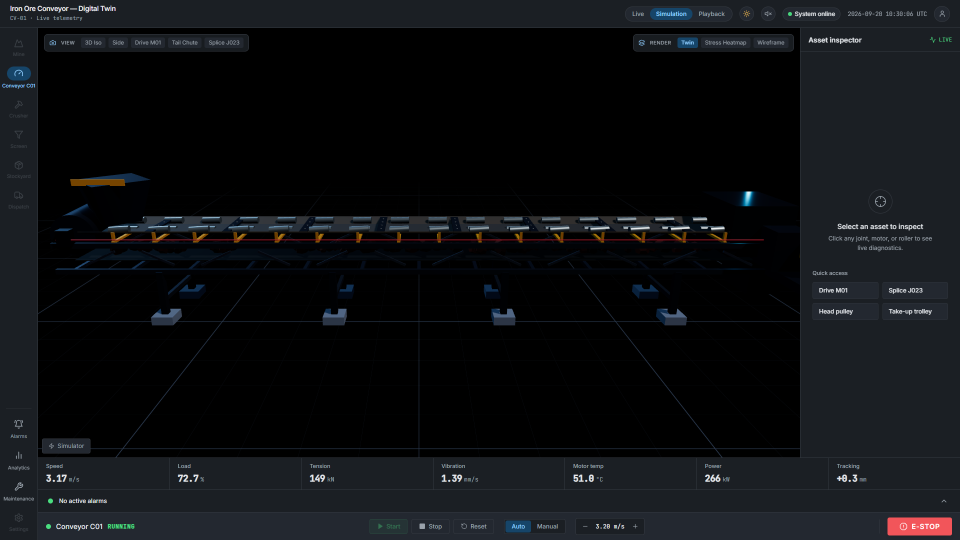
#> input picture video-production/screenshots/09-closing-twin.png, 1920 x 1080 px, found by its file name (shown at 1/2 size)
$ python thumbnail.py
#> lines starting #> are read from the running program, lines starting #| are printed output that depends on the picture
from pathlib import Path
import cv2
from PIL import Image, ImageDraw, ImageFont

root = Path(r"D:\sih 2026\conveyor-digital-twin")
img = cv2.imread(str(root / 'video-production' / 'screenshots' / '09-closing-twin.png'))
#> img is the input picture: shape (1080, 1920, 3); mean B, G, R 18.5, 15.9, 14.3
img = cv2.resize(img, (1920, 1080))
canvas = Image.fromarray(cv2.cvtColor(img, cv2.COLOR_BGR2RGB)).convert('RGBA')
shade = Image.new('RGBA', canvas.size, (0, 10, 18, 95))
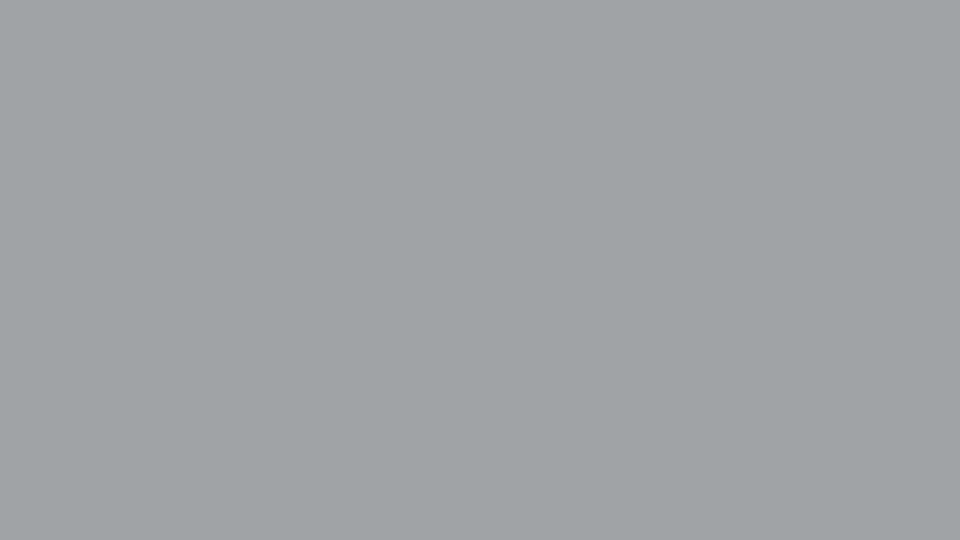
#> shade: PIL image 1920x1080 RGBA (shown at 1/2 size); mean R, G, B, A 0, 10, 18, 95; transparent parts drawn white
canvas = Image.alpha_composite(canvas, shade)
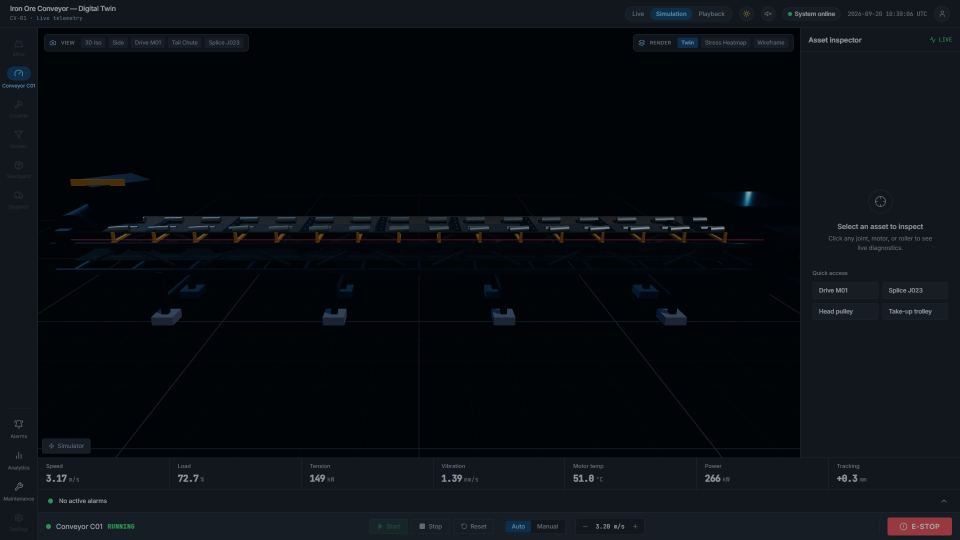
#> canvas: PIL image 1920x1080 RGBA (shown at 1/2 size); mean R, G, B, A 9, 13.8, 18.4, 255
d = ImageDraw.Draw(canvas)
bold = ImageFont.truetype(r'C:\Windows\Fonts\segoeuib.ttf', 76)
small = ImageFont.truetype(r'C:\Windows\Fonts\segoeuib.ttf', 30)
d.rectangle((76, 735, 94, 975), fill=(42, 202, 190, 255))
d.text((125, 748), 'IRON ORE CONVEYOR', font=small, fill=(78, 232, 211, 255))
d.text((125, 790), 'DIGITAL TWIN', font=bold, fill=(245, 252, 255, 255))
d.text((129, 886), 'Real-time HMI · Simulation · Predictive maintenance', font=small, fill=(205, 223, 232, 255))
canvas.convert('RGB').save(root / 'demo-video' / 'final-thumbnail.png', quality=95)
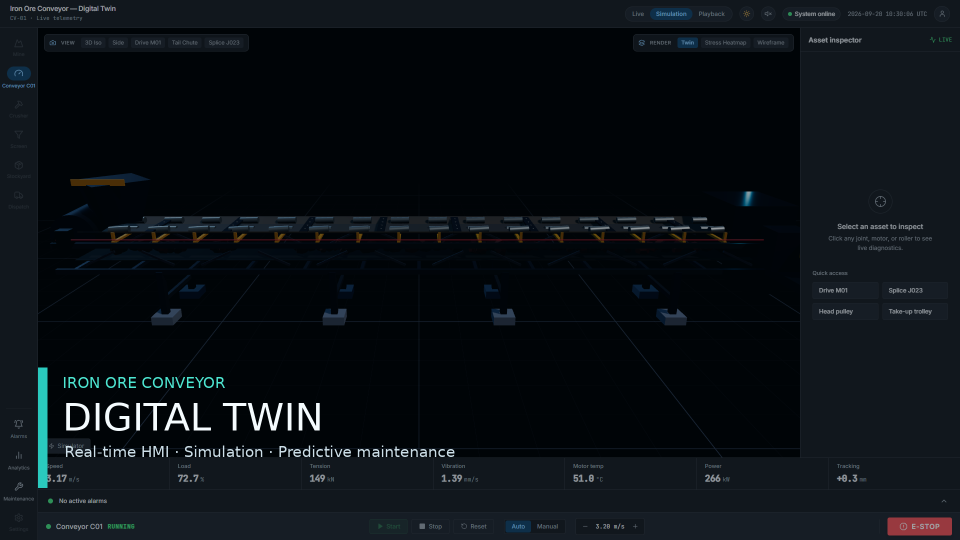
#> saved as final-thumbnail.png: PIL image 1920x1080 RGB (shown at 1/2 size); mean R, G, B 10.6, 16, 20.5

$ run again, with video-production/screenshots/03-simulator.png copied over video-production/screenshots/09-closing-twin.png
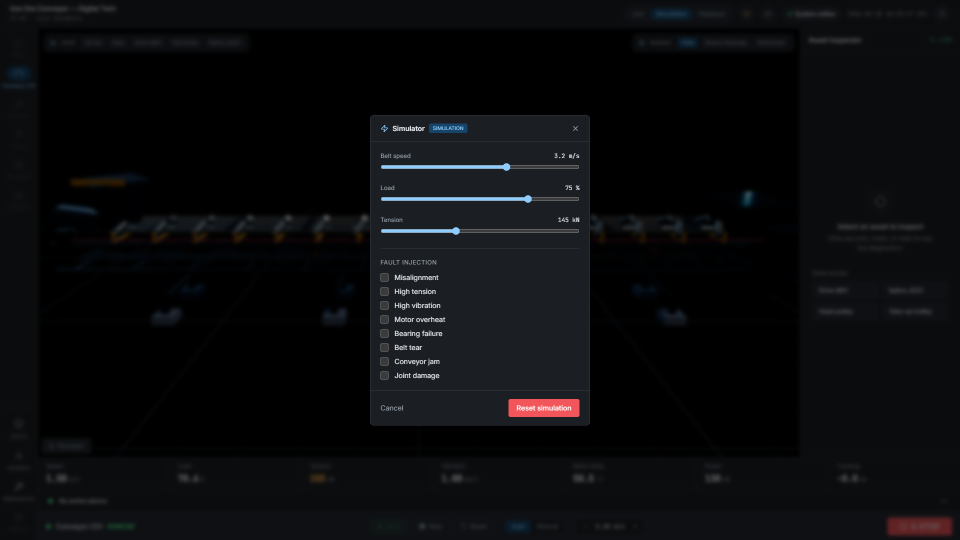
#> input picture video-production/screenshots/03-simulator.png, 1920 x 1080 px, found by its file name (shown at 1/2 size)
#> img is the input picture: shape (1080, 1920, 3); mean B, G, R 13.2, 11.4, 10.6
#> `canvas.convert('RGB').save(root / 'demo-video' / 'final-thumbnail.png'..`:
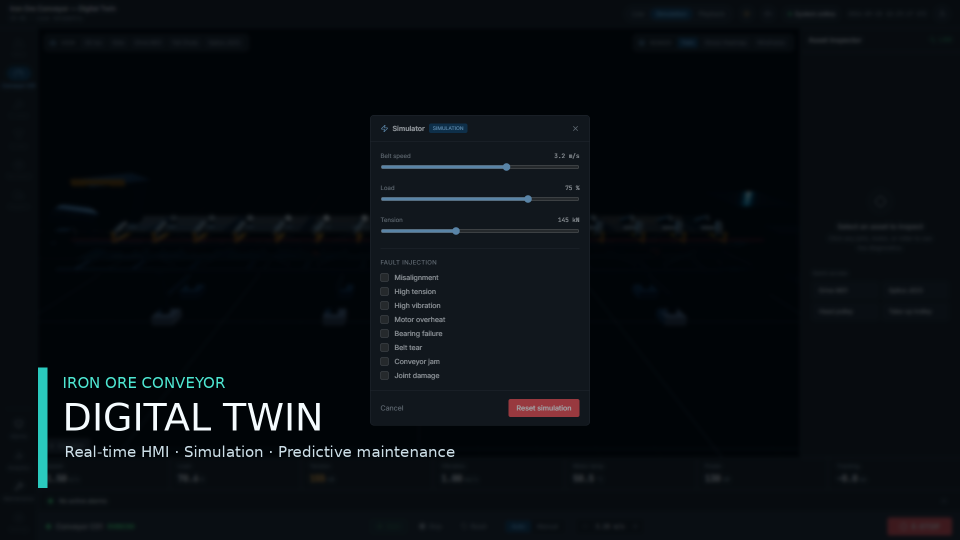
#> saved as final-thumbnail.png: PIL image 1920x1080 RGB (shown at 1/2 size); mean R, G, B 8.4, 13.2, 17.1
